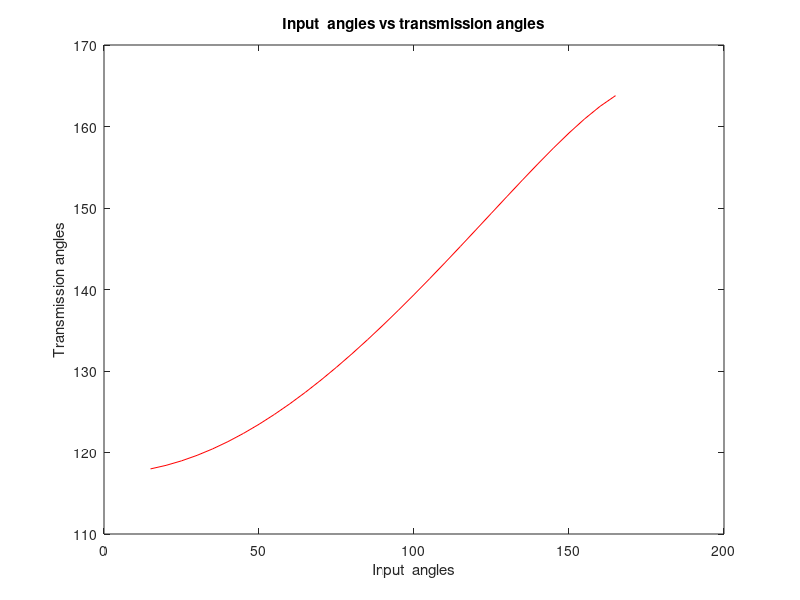

The MATLAB source for this figure:
%------------------------main--------------------------%
function lab1
    %----------- Quiz (a) ---------
    %theta2 = get_precision_angles(15,165,3);
    %----------- Quiz (b) ---------
    theta2  = get_precision_angles(15,165,5);
    theta2 = arrayfun(@(val) rad2deg(val), theta2);
    theta4 = get_theta_4(theta2);
    link_ratios = get_link_ratios(theta2, theta4);
    structural_errors = get_structural_errors(theta2, theta4,link_ratios);
    disp(["Structural errors: ",structural_errors]);
    [a,b,c,d] = get_link_lengths(link_ratios);
    disp(["Crank: ",a]);
    disp(["Coupler: ",b]);
    disp(["Follower: ",c]);
    disp(["Fixed Link: ",d]);
    transmission_angles = get_transmission_angles(a,b,c,d,15,165,5);
    % commenting  on the transmission angles
    if (all(transmission_angles >= 40)) || (all(transmission_angles <= 140))
        disp("All the transmission angles guarantee a smooth rotation");
    else
        disp("Some transmission angles do not guarantee a smooth rotation");
    end
    input_angles = 15:5:165;
    figure;
    plot(input_angles,transmission_angles,'r');
    xlabel("Input  angles");
    ylabel("Transmission angles");
    title("Input  angles vs transmission angles");
end
%------------Body------------------%
function precision_angles = get_precision_angles(l_limit, u_limit, n_angles)
    % uses chebyshev's spacing to find the precision angles
    
    l_limit = deg2rad(l_limit);
    u_limit = deg2rad(u_limit);
    precision_angles = zeros(1, n_angles);
    for i = 1:n_angles
        precision_angles(i) = ((1/2)*(l_limit + u_limit))-((1/2)*(u_limit-l_limit)*cos((pi * (2*i - 1))/(2*n_angles)));
    end
end
function theta_4 = get_theta_4(theta_2)
    % using the given output function, this function computes the output
    % angles from the given input angles
    theta_4 = zeros(1,length(theta_2));
    j = 1;
    for angle2 = theta_2
        theta_4(j) = 65 + 0.43*angle2;
        j = j + 1;
    end
end
function link_ratios  = get_link_ratios(theta2, theta4)
   % using the freudensteins method, this method computes the link ratios
   if(length(theta4) ~= length(theta2))
       disp("Matrices' lengths not equal");
       quit(1);
   end
   A = [];
   b = [];
   for i = 1:length(theta2)
       temp1 = [(cosd(theta4(i))) (-1 * (cosd(theta2(i)))) (1)];
       temp2 = cosd(theta2(i)-theta4(i));
       A = [A; temp1];
       b = [b; temp2];
   end
   link_ratios = A\b;% backstroke uses the least squares method
end
function [a,b,c,d] = get_link_lengths(link_ratios)
    d = 410;
    a = d/link_ratios(1);
    c = d/link_ratios(2);
    b = sqrt(a^2  + c^2 + d^2 -(link_ratios(3) * 2 * a * c));
end
function transmission_angles = get_transmission_angles(a,b,c,d,lower_limit, upper_limit, steps)
    transmission_angles = zeros(1, ((165-15)/5));
    j = 1;
    for i = lower_limit:steps:upper_limit
        m = acosd(((b^2 + c^2) - (a^2 + d^2) + (2 * a * d * cosd(i))) / (2 * b * c));
        transmission_angles(j) = m;
        j = j + 1;
    end
end
function structuralErrors = get_structural_errors(theta2, theta4, link_ratios)
    structuralErrors = zeros(1,length(theta2));% theta4 can also be used since they are of the same length
    for i = 1:length(theta4)
        er1 = link_ratios(1)*cosd(theta4(i)) - link_ratios(2)*cosd(theta2(i)) + link_ratios(3) - cosd(theta2(i) - theta4(i));
        structuralErrors(i) = er1;
    end
end

